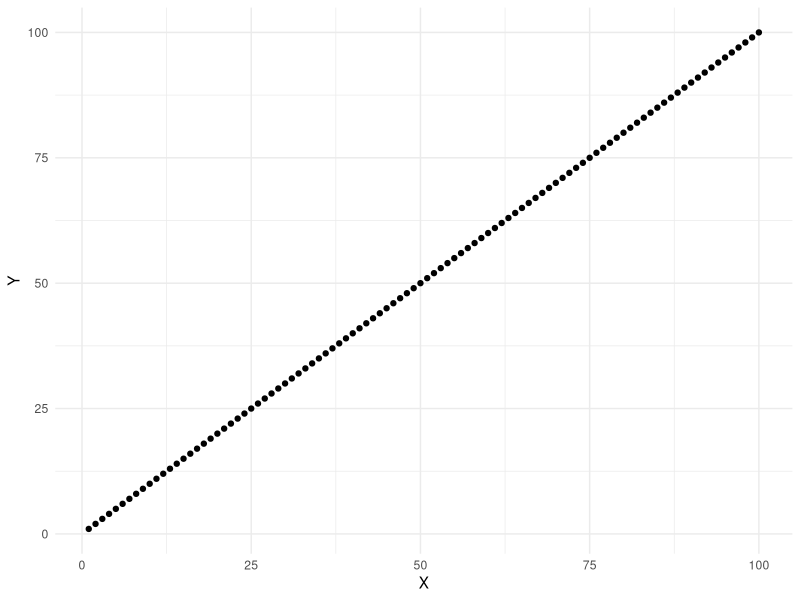
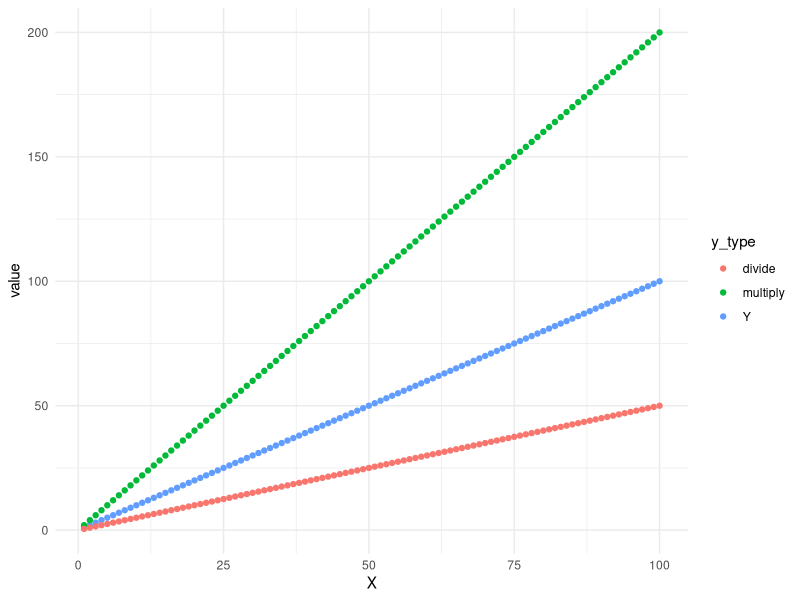
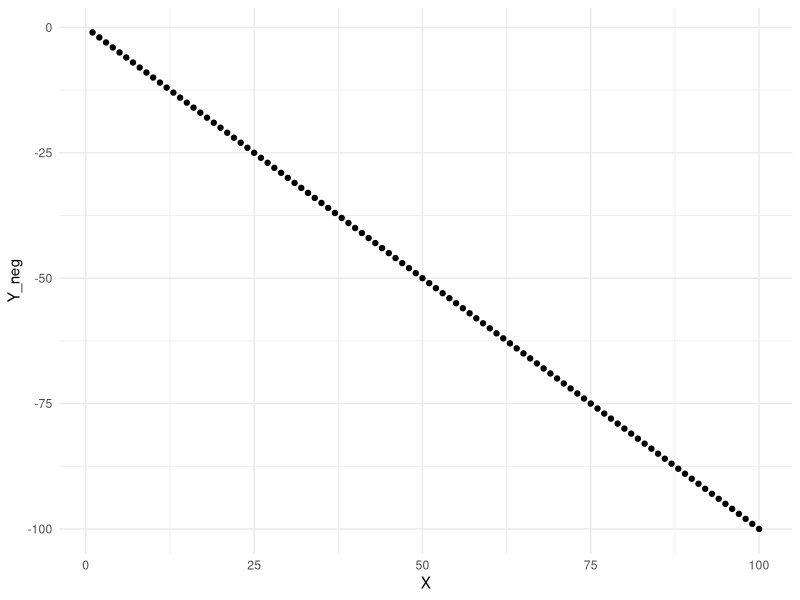
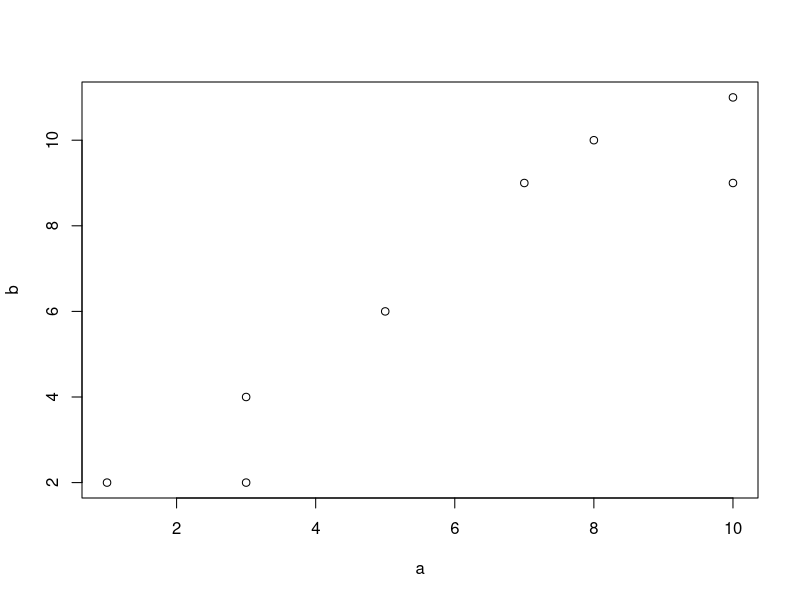
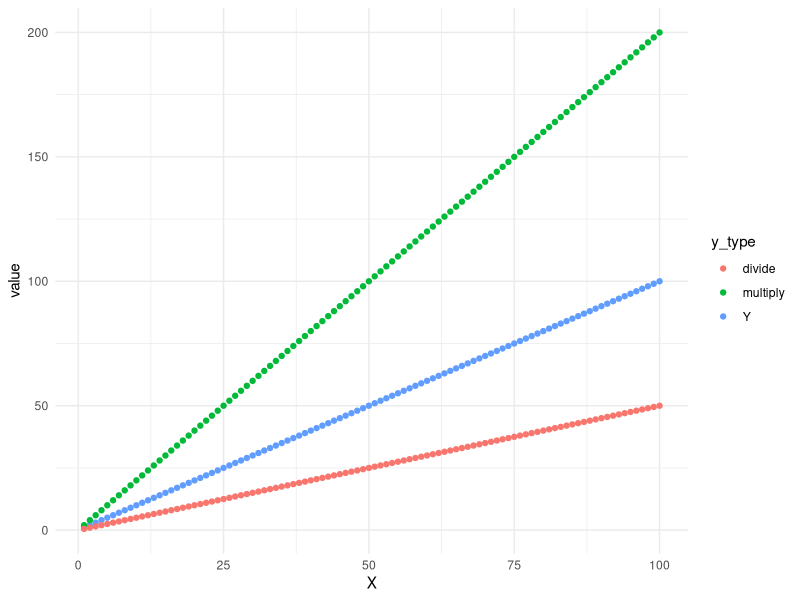
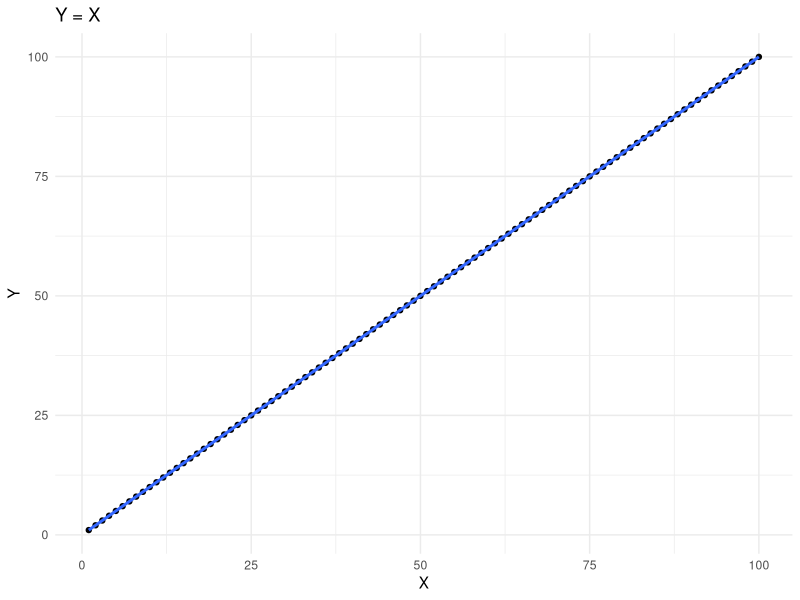
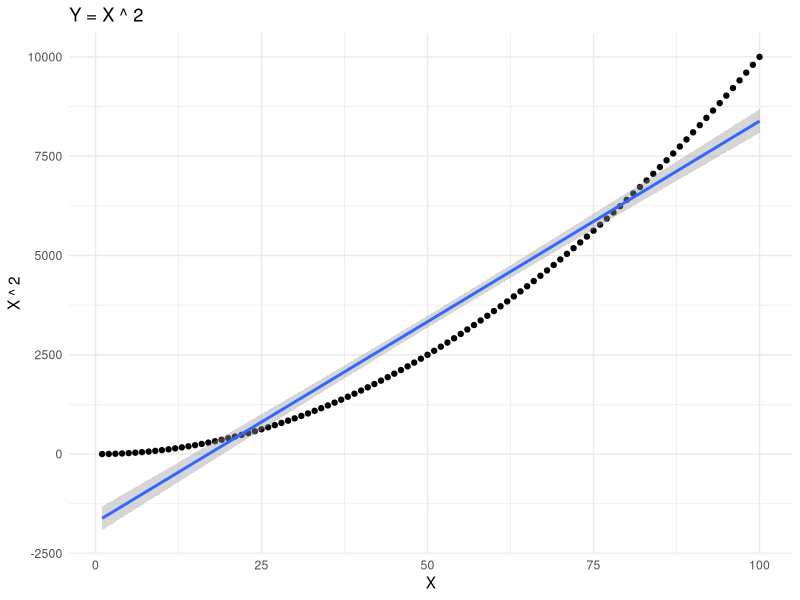
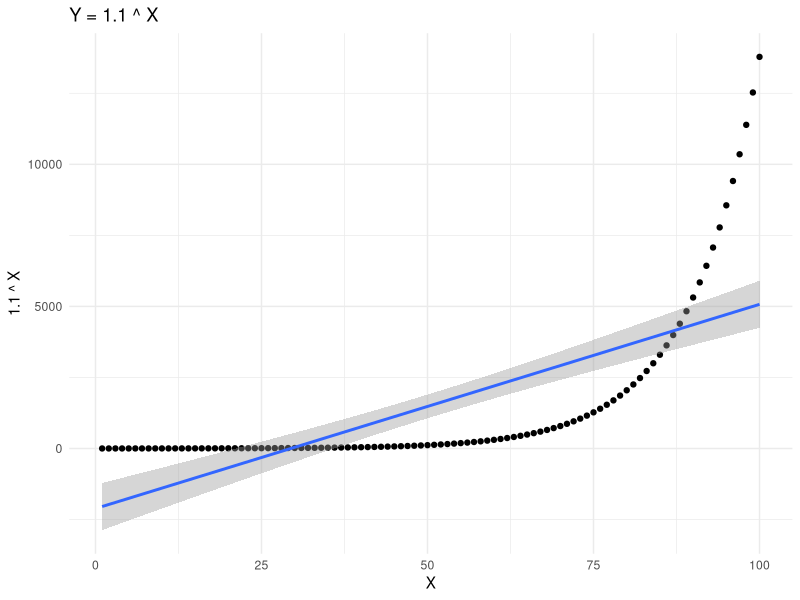

The R script that drew these images, in order:
## ---- chunk 1
knitr::opts_chunk$set(echo = TRUE)
## ---- chunk 2
library(tidyverse)
library(reshape)
## ---- chunk 3
x = c(1:100)
y = c(1:100)

df = data.frame(X = x,
                Y = y)

df %>%
  ggplot(aes(x = X,
             y = Y)) +
  geom_point() +
  labs("Perfect positive correlation") +
  theme_minimal()

## ---- chunk 4
cor(df$X, df$Y)
## ---- chunk 5
df$multiply = df$Y * 2
df$divide = df$Y / 2

df_gathered = df %>%
  gather(y_type, value, -X)

df_gathered %>%
  ggplot(aes(x = X,
             y = value,
             color = y_type)) +
  geom_point() +
  theme_minimal()

cor(df$X, df$multiply)
cor(df$X, df$divide)
## ---- chunk 6
df$Y_neg = df$Y * -1

df %>%
  ggplot(aes(x = X,
             y = Y_neg)) +
  geom_point() +
  labs("Perfect negative correlation") +
  theme_minimal()

cor(df$X, df$Y_neg)
## ---- chunk 7
a = c(1, 3, 3, 5, 7, 8, 10, 10)
b = c(2, 2, 4, 6, 9, 10, 11, 9)

plot(a, b)
## ---- chunk 8
## Get our difference scores
a_diff = a - mean(a)
b_diff = b - mean(b)

## Square the scores
a_sq = a_diff ** 2
b_sq = b_diff ** 2

## Sum them
ss_a = sum(a_sq)
ss_b = sum(b_sq)
## ---- chunk 9
## Get our difference scores
a_diff = a - mean(a)
b_diff = b - mean(b)

## Take the product
ab_product = a_diff * b_diff

## Sum the products
sp = sum(ab_product)
## ---- chunk 10
r = sp/(sqrt(ss_a*ss_b))
r
## ---- chunk 11
R_r = cor(a, b)
R_r
## ---- chunk 12
df_gathered %>%
  ggplot(aes(x = X,
             y = value,
             color = y_type)) +
  geom_point() +
  theme_minimal()
## ---- chunk 13
df %>%
  ggplot(aes(x = X,
             y = Y)) +
  geom_point() +
  geom_smooth(method = "lm") +
  labs(title = "Y = X",
       y = "Y") +
  theme_minimal()

## ---- chunk 14
df$Y_quad = df$X ** 2

df %>%
  ggplot(aes(x = X,
             y = Y_quad)) +
  geom_point() +
  geom_smooth(method = "lm") +
  labs(title = "Y = X ^ 2",
       y = "X ^ 2") +
  theme_minimal()


## ---- chunk 15
df$Y_exp = 1.1 ** df$X

df %>%
  ggplot(aes(x = X,
             y = Y_exp)) +
  geom_point() +
  geom_smooth(method = "lm") +
  labs(title = "Y = 1.1 ^ X",
       y = "1.1 ^ X") +
  theme_minimal()
  
## ---- chunk 16
df$Y_heteroscedasticity = df$X * rnorm(mean = 1, sd = .2, n = 100)

df %>%
  ggplot(aes(x = X,
             y = Y_heteroscedasticity)) +
  geom_point() +
  geom_smooth(method = "lm") +
  labs(title = "Y = 1.1 ^ X",
       y = "1.1 ^ X") +
  theme_minimal()

## ---- chunk 17
x = c(2, 4, 9, 10, 11, 14, 14, 15, 16, 19, 22)
y = c(5, 6, 10, 14, 15, 20, 22, 22, 23, 27, 33)

df_new = data.frame(x = x,
                    y = y)

df_new %>%
  ggplot(aes(x = x,
             y = y)) +
  geom_point() +
  theme_minimal()
## ---- chunk 18
sp_xy = sum((x - mean(x)) * (y - mean(y)))
ss_x = sum((x - mean(x))**2)

b_value = sp_xy / ss_x
b_value
## ---- chunk 19
a_value = mean(y) - b_value * mean(x)
a_value
## ---- chunk 20
lm(y ~ x)
## ---- chunk 21
df_new$y_pred = b_value * x + a_value
## ---- chunk 22
df_new %>%
  ggplot(aes(x = y_pred,
             y = y)) +
  geom_point() +
  theme_minimal()
## ---- chunk 23
df_new$diff = df_new$y_pred - df_new$y

df_new %>%
  ggplot(aes(x = diff)) +
  geom_histogram() +
  geom_vline(xintercept = 0, linetype = "dotted") +
  theme_minimal()
## ---- chunk 24
model = lm(data = df_new,
           y ~ x)
summary(model)
## ---- chunk 25
df_newdata = data.frame(x = c(50:60))

df_newdata$y_pred = predict(model, newdata = df_newdata)

df_newdata %>%
  ggplot(aes(x = x,
             y = y_pred)) +
  geom_point() +
  theme_minimal()
## ---- chunk 26
cor(df_new$x, df_new$y)
